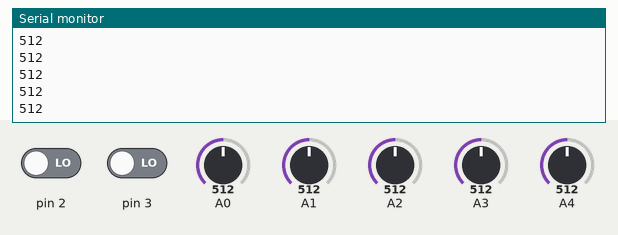
Simulated run of this sketch. Board: Arduino Uno, built with avr-gcc and run on an emulated ATmega328P. Shown: the last lines printed to the serial monitor. The test bench sets the inputs (shaded band); at power-on: A0 = 512, pin 2 LOW, pin 3 LOW, A1 = 512, A2 = 512, A3 = 512, A4 = 512. No radio packets arrive unless stated.

Above: at 1.2 s.
1.3 s: A0 set to 716
At 1.8 s:
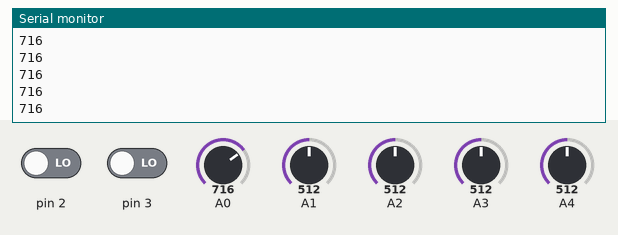
2.8 s: A0 set to 992
At 3.3 s:
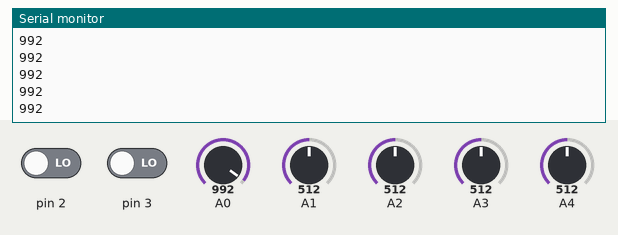
Timing chart, 0 to 5.8 s (numbered marks = the images above; inputs shaded):
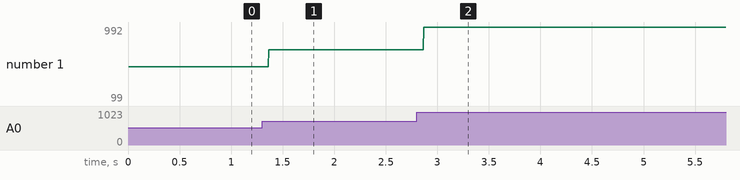

The sketch:

PPMtransmitter.ino
```cpp
#include <SPI.h>
#include <nRF24L01.h>
#include <RF24.h>

const uint64_t my_radio_pipe = 0xE8E8F0F0E1LL; //Remember that this code should be the same for the receiver

RF24 radio(9, 10);  //Set CE and CSN pins

// The sizeof this struct should not exceed 32 bytes
struct Data_to_be_sent {
  byte ch1;
  byte ch2;
  byte ch3;
  byte ch4;
  byte ch5;
  byte ch6;
  byte ch7;
};

//Create a variable with the structure above and name it sent_data
Data_to_be_sent sent_data;


void setup()
{
  radio.begin();
  Serial.begin(9600);
  radio.setAutoAck(false);
  radio.setDataRate(RF24_250KBPS);
  radio.openWritingPipe(my_radio_pipe);

  //Reset each channel value
  sent_data.ch1 = -135;
  sent_data.ch2 = 127;
  sent_data.ch3 = 127;
  sent_data.ch4 = 127;
  sent_data.ch5 = 0;
  sent_data.ch6 = 0;
  sent_data.ch7 = 0;
}

/**************************************************/


void loop()
{
  /*If your channel is reversed, just swap 0 to 255 by 255 to 0 below
  EXAMP
  Normal:    data.ch1 = map( analogRead(A0), 0, 1024, 0, 255);
  Reversed:  data.ch1 = map( analogRead(A0), 0, 1024, 255, 0);  */

  sent_data.ch1 = map( analogRead(A1), 0, 1024, 255, 0);
  sent_data.ch2 = map( analogRead(A0), 0, 1024, 255, 0);
  sent_data.ch3 = map( analogRead(A2), 0, 1024, 255, 0);
  sent_data.ch4 = map( analogRead(A3), 0, 1024, 255, 0);
  sent_data.ch5 = digitalRead(2);
  sent_data.ch6 = digitalRead(3);
  sent_data.ch7 = map( analogRead(A4), 0, 1024, 0, 255);

  radio.write(&sent_data, sizeof(Data_to_be_sent));
  Serial.println(analogRead(A0));
}
```

Measured:
- after the input at 1.3 s, the serial monitor: prints a new line after 0.07 s (image 1)
- after the input at 2.8 s, the serial monitor: prints a new line after 0.07 s (image 2)
- plotted number 1: 512 → 716 after the input at 1.3 s, 716 → 99 after the input at 2.8 s
